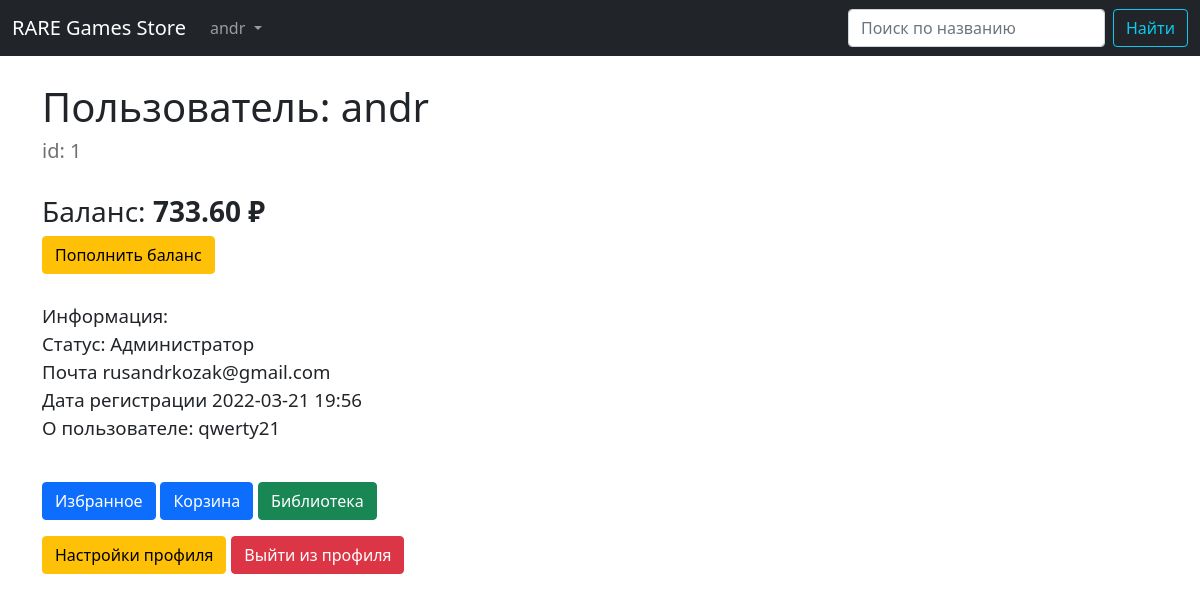
The app's page /profile/ (signed in) with its own data.
### data/users.py (models this page shows, shortened)
class User(SqlAlchemyBase, UserMixin, SerializerMixin, Model):
    __tablename__ = 'users'
    id = sqlalchemy.Column(sqlalchemy.Integer, primary_key=True, autoincrement=True)
    name = sqlalchemy.Column(sqlalchemy.String(25), nullable=True)
    about = sqlalchemy.Column(sqlalchemy.String(256), nullable=True)
    email = sqlalchemy.Column(sqlalchemy.String(64), index=True, unique=True, nullable=True)
    hashed_password = sqlalchemy.Column(sqlalchemy.String, nullable=True)
    created_date = sqlalchemy.Column(sqlalchemy.DateTime, default=datetime.datetime.now)
    balance = sqlalchemy.Column(sqlalchemy.Float, default=0.0)
    is_admin = sqlalchemy.Column(sqlalchemy.Boolean, default=False)
    user_favorites = sqlalchemy.Column(sqlalchemy.String(), default='')   # ++orm.relationship
    user_basket = sqlalchemy.Column(sqlalchemy.String(), default='')      # ++orm.relationship
    user_library = sqlalchemy.Column(sqlalchemy.String(), default='')     # ++orm.relationship
    games = orm.relation("Games", back_populates='user')
    comments = orm.relationship("Comments", back_populates='user')

### main.py (the view)
@app.route("/profile/", methods=['GET', 'POST'])
def profile():
    if current_user.is_authenticated:
        db_sess = db_session.create_session()
        user = db_sess.query(User).get(current_user.id)
        return render_template("profile.html", title='Личный кабинет', user=user)
    return redirect(url_for("register"))

### data/db_session.py (called while the page is built)
def create_session() -> Session:
    global __factory
    return __factory()

### data/model.py (called while the page is built)
    @staticmethod
    def date_to_str(date: datetime.datetime, str_month=False):
        if isinstance(date, datetime.datetime):
            if not str_month:
                if date.hour or date.minute:
                    return date.strftime("%Y-%m-%d %H:%M")
                return date.strftime("%Y-%m-%d")
            return date.strftime("%d %B %Y ")

    @staticmethod
    def value_to_str(value, is_total=False):
        if isinstance(value, int) or isinstance(value, float):
            if round(value, 2) or is_total:
                return f"{value:0.2f} ₽"
            return "Бесплатно"

### main.py (called while the page is built)
@login_manager.user_loader
def load_user(user_id):
    db_sess = db_session.create_session()
    return db_sess.query(User).get(user_id)

### templates/profile.html
{% extends "base.html" %}
{% block content %}
<h1>Пользователь: {{ user.name }}</h1>
<h5 class="grey">id: {{ user.id }}</h5><br>
<h3>Баланс: <b>{{ user.value_to_str(user.balance, is_total=True) }}</b></h3>
<a class="btn btn-warning" href="/add_balance">Пополнить баланс</a>
<p><br>
Информация:<br>
Статус: {% if current_user.is_admin %} Администратор {% else %} Пользователь {% endif %}<br>
Почта {{ user.email }}<br>
Дата регистрации {{ user.date_to_str(user.created_date) }}<br>
{% if current_user.about %}О пользователе: {{ user.about }}{% endif %}
</p><br>
<p>
  <a class="btn btn-primary" href="/profile/favorites">Избранное</a>
  <a class="btn btn-primary" href="/profile/basket">Корзина</a>
  <a class="btn btn-success" href="/profile/library">Библиотека</a>
</p>
<p>
	<a class="btn btn-warning" href="/profile/settings">Настройки профиля</a>
	<a class="btn btn-danger" href="/logout">Выйти из профиля</a>
</p>
{% endblock %}

### templates/base.html (shortened to what this page needs)
<!doctype html>
<html lang="ru">
<head>
  <link rel="stylesheet" href="{{ url_for('static', filename='css/style.css') }}">
	<link href="https://cdn.jsdelivr.net/npm/bootstrap@5.0.2/dist/css/bootstrap.min.css" rel="stylesheet"
>
</head>
<header style="margin-bottom: 20pt">
	<nav class="navbar navbar-expand-lg navbar-dark bg-dark">
		<div class="container-fluid">
		<a class="navbar-brand mb-0 h1" href="/#">RARE Games Store</a>
		  <div class="collapse navbar-collapse" id="navbarNavDarkDropdown">
		    <ul class="nav navbar-nav me-auto mb-2 mb-lg-0">
			    {% if current_user.is_authenticated %}
		      <li class="nav-item dropdown active">
		        <a class="nav-link dropdown-toggle" href="#" data-target="#" id="navbarDarkDropdownMenuLink"
		            role="button" data-toggle="dropdown" aria-haspopup="true" aria-expanded="false">
		          {{ current_user.name }}
		        </a>
		      </li>
		    {% endif %}
				</ul>
			  <form class="d-flex" method="POST" action="/search">
	        <input class="form-control me-2" type="search" placeholder="Поиск по названию" aria-label="Search" name="search_text">
				  <button class="btn btn-outline-info" type="submit">Найти</button>
	      </form>
		  </div>
	  </div>
	</nav>
</header>
<body>
<main role="main" class="container">
    {% block content %}{% endblock %}
</main>
</body>
</html>

### static/css/style.css (style rules this page uses)
.grey { color: #707070; }
p { font-size: 14pt; }

### records on screen
User: name "andr", id "1", value_to_str "733.60 ₽", email "rusandrkozak@gmail.com", date_to_str "2022-03-21 19:56", about "qwerty21"
